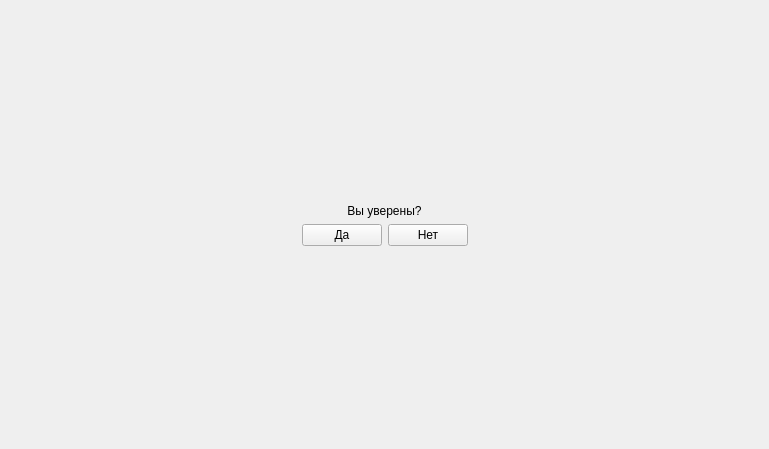
<?xml version="1.0" encoding="UTF-8"?>
<ui version="4.0">
 <class>MainWindow</class>
 <widget class="QMainWindow" name="MainWindow">
  <property name="geometry">
   <rect>
    <x>0</x>
    <y>0</y>
    <width>769</width>
    <height>449</height>
   </rect>
  </property>
  <property name="windowTitle">
   <string>TestComplex</string>
  </property>
  <widget class="QWidget" name="centralwidget">
   <property name="enabled">
    <bool>true</bool>
   </property>
   <layout class="QGridLayout" name="gridLayout">
    <item row="1" column="0">
     <layout class="QHBoxLayout" name="horizontalLayout">
      <item>
       <widget class="QLabel" name="label">
        <property name="text">
         <string>Вы уверены?</string>
        </property>
        <property name="alignment">
         <set>Qt::AlignCenter</set>
        </property>
       </widget>
      </item>
     </layout>
    </item>
    <item row="2" column="0">
     <layout class="QHBoxLayout" name="horizontalLayout_2">
      <item>
       <spacer name="horizontalSpacer">
        <property name="orientation">
         <enum>Qt::Horizontal</enum>
        </property>
        <property name="sizeHint" stdset="0">
         <size>
          <width>40</width>
          <height>20</height>
         </size>
        </property>
       </spacer>
      </item>
      <item>
       <widget class="QPushButton" name="YesButton">
        <property name="text">
         <string>Да</string>
        </property>
       </widget>
      </item>
      <item>
       <widget class="QPushButton" name="NoButton">
        <property name="text">
         <string>Нет</string>
        </property>
       </widget>
      </item>
      <item>
       <spacer name="horizontalSpacer_3">
        <property name="orientation">
         <enum>Qt::Horizontal</enum>
        </property>
        <property name="sizeHint" stdset="0">
         <size>
          <width>40</width>
          <height>20</height>
         </size>
        </property>
       </spacer>
      </item>
     </layout>
    </item>
    <item row="3" column="0">
     <spacer name="verticalSpacer">
      <property name="orientation">
       <enum>Qt::Vertical</enum>
      </property>
      <property name="sizeHint" stdset="0">
       <size>
        <width>20</width>
        <height>40</height>
       </size>
      </property>
     </spacer>
    </item>
    <item row="0" column="0">
     <spacer name="verticalSpacer_2">
      <property name="orientation">
       <enum>Qt::Vertical</enum>
      </property>
      <property name="sizeHint" stdset="0">
       <size>
        <width>20</width>
        <height>40</height>
       </size>
      </property>
     </spacer>
    </item>
   </layout>
  </widget>
 </widget>
 <resources/>
 <connections/>
</ui>
